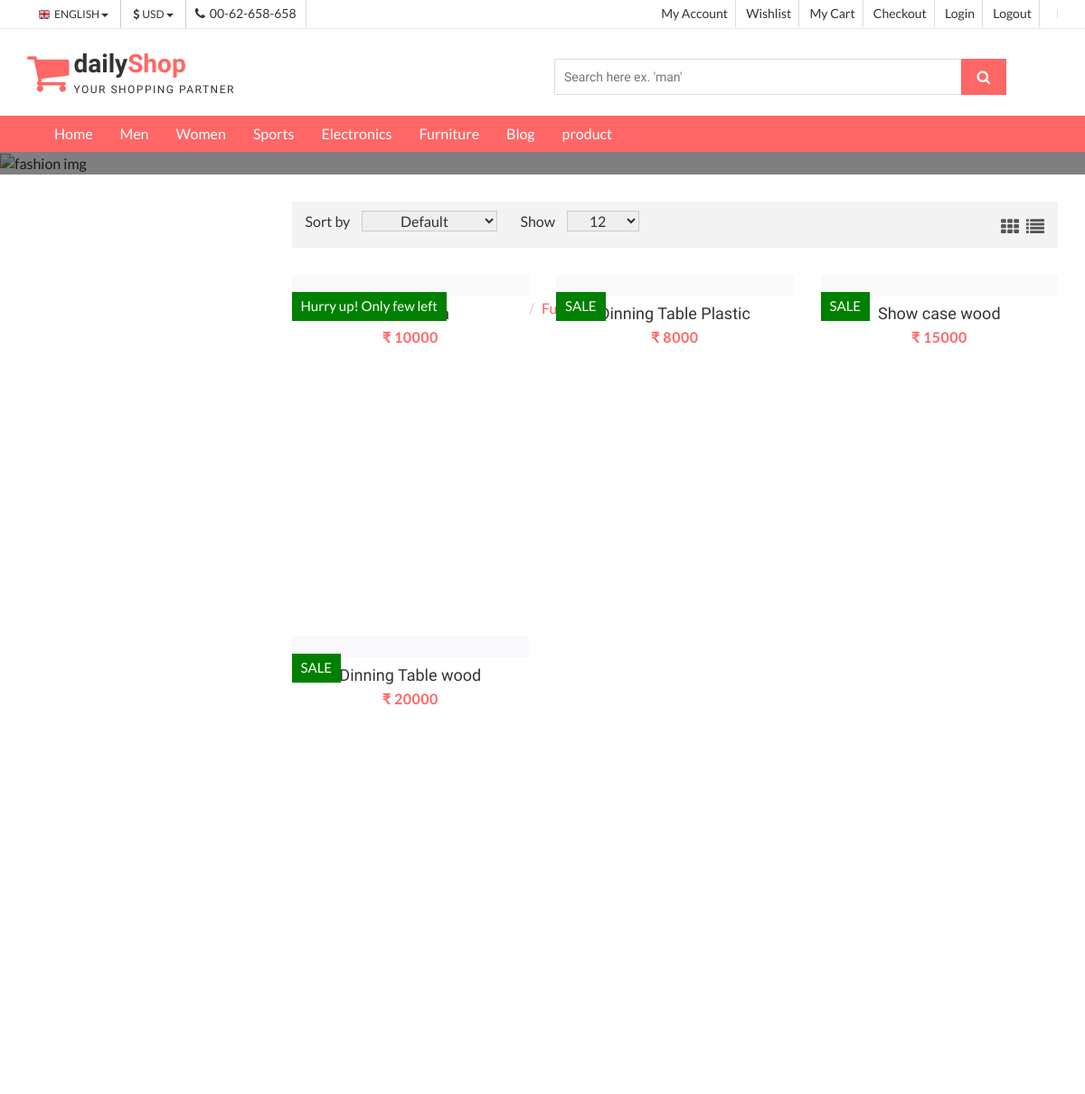
The page /furniture/3 (upper part) on the database as committed earlier.
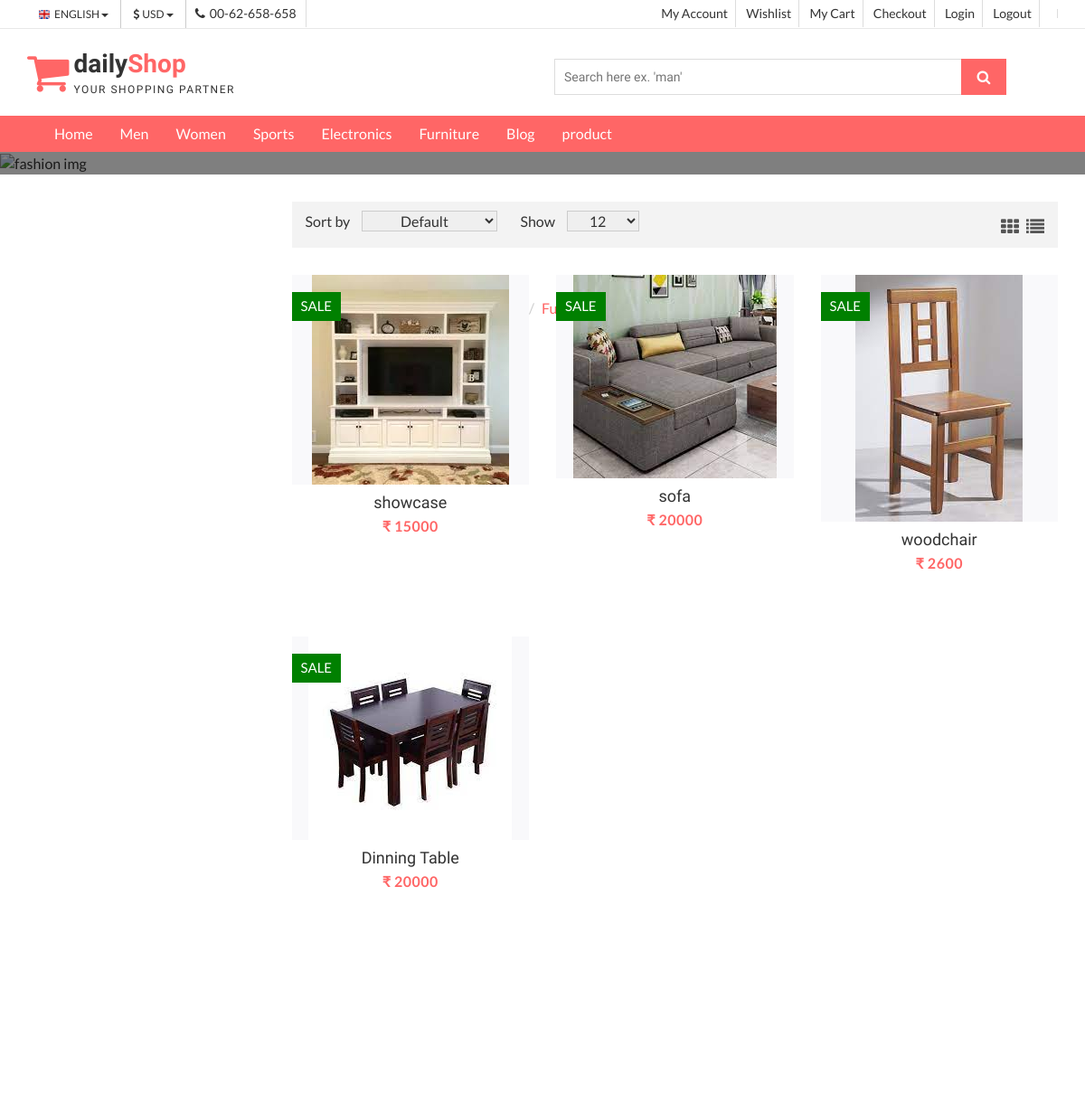
The same page on the database as committed later.
### carts/models.py (models this page shows, shortened)
class Product(models.Model):
    category=models.ForeignKey(Category,on_delete=models.CASCADE)
    thumbnail = models.ImageField()
    title = models.CharField(max_length=100)
    price = models.IntegerField(default=0)
    content  = models.CharField(max_length=100)
    badge = models.CharField(max_length=100,null=True)
    stock=models.IntegerField()
    timestamp = models.DateTimeField(auto_now_add=True)

### carts/views.py (the view)
# urls.py: path('furniture/<int:category_id>',Furniture,name='furniture'),
def Furniture(request,category_id):
    try:
        product=Product.objects.filter(category_id=3)
    except:
        cart, created  = Cart.objects.get_or_create(user=request.user,complete=True)
        product = Wishlist.objects.filter(cart=cart)
    context = {'furniture': product}
    return render(request,'furniture.html',context)

### carts/templates/furniture.html (shortened to what the changed rows need)
{% load static %}
<!DOCTYPE html>
<html lang="en">
  <head>
    <link href="{% static 'css/font-awesome.css' %}" rel="stylesheet">
    <link href="{% static 'css/bootstrap.css' %}" rel="stylesheet">
    <link href="{% static 'css/jquery.smartmenus.bootstrap.css' %}" rel="stylesheet">
    <link rel="stylesheet" type="text/css" href="{% static 'css/jquery.simpleLens.css' %}">
    <link rel="stylesheet" type="text/css" href="{% static 'css/slick.css' %}">
    <link rel="stylesheet" type="text/css" href="{% static 'css/nouislider.css' %}">
    <link id="switcher" href="{% static 'css/theme-color/default-theme.css' %}" rel="stylesheet">
    <link href="{% static 'css/sequence-theme.modern-slide-in.css' %}" rel="stylesheet" media="all">
    <link href="{% static 'css/style.css' %}" rel="stylesheet">
  </head>
  <body class="productPage">
  <section id="aa-catg-head-banner">
   <div class="aa-catg-head-banner-area">
     <div class="container">
      <div class="aa-catg-head-banner-content">
        <h2>Fashion</h2>
      </div>
     </div>
   </div>
  </section>
  <section id="aa-product-category">
    <div class="container">
      <div class="row">
        <div class="col-lg-9 col-md-9 col-sm-8 col-md-push-3">
          <div class="aa-product-catg-content">
            <div class="aa-product-catg-body">
              <ul class="aa-product-catg">
                {% for pro in furniture %}
                <li>
                  <figure>
                    <a class="aa-product-img" href="#"><img src="{{  pro.thumbnail.url }}" alt=""></a>
                    <figcaption>
                      <h4 class="aa-product-title"><a href="#">{{ pro.title }}</a></h4>
                      <span class="aa-product-price">&#8377 {{  pro.price }}</span>
                    </figcaption>
                  </figure>
                   <span class="aa-badge aa-sale" href="#">{{  pro.badge }}</span>
                  </li>
                  {% endfor %}
            </div>
      </div>
    </div>
  </section>
  </body>
</html>

Rows that differ between the two databases and show on the page:
removed Product: price "10000", badge "Hurry up! Only few left"
added Product: thumbnail (picture), title "showcase", price "15000", badge "SALE"
changed Product: thumbnail: picture added; title "Dinning Table Plastic" → "sofa"; price "8000" → "20000"
changed Product: thumbnail: picture added; title "Show case wood" → "woodchair"; price "15000" → "2600"
changed Product: thumbnail: picture added; title "Dinning Table wood" → "Dinning Table"
